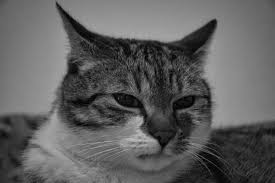
#> input picture citra_grayscale.jpeg, 275 x 183 px, found by its file name
$ jupyter execute 'Thresholding .ipynb'
#> lines starting #> are read from the running program, lines starting #| are printed output that depends on the picture; after the words box and inside, x2 and y2 are one past the last pixel; in counts of white or black regions, pixels touching at a corner belong together
[cell 1]
import cv2

# Baca citra grayscale
img = cv2.imread('C:/Users/asus vivobook/w03s02_data science/citra_grayscale.jpeg', cv2.IMREAD_GRAYSCALE)
#> img is the input picture: shape (183, 275); min 0, max 194, mean 95

# Tentukan nilai ambang
threshold = 128

# Binarisasi dengan thresholding global
img_binarized = cv2.threshold(img, threshold, 255, cv2.THRESH_BINARY)[1]
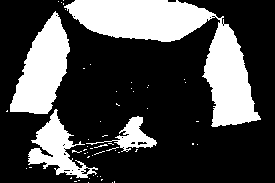
#> img_binarized: shape (183, 275); 28.7% white; 56 white regions (52 under 20 px), largest, box (x1, y1, x2, y2) and area: (64, 0, 261, 127) 8209, (10, 11, 70, 114) 3509, (28, 109, 98, 178) 1824, (86, 116, 157, 152) 749

# Tampilkan citra asli dan hasil binarisasia
cv2.imshow('Citra Asli', img)
cv2.imshow('Citra Binarisasi', img_binarized)
cv2.waitKey(0)
cv2.destroyAllWindows()
